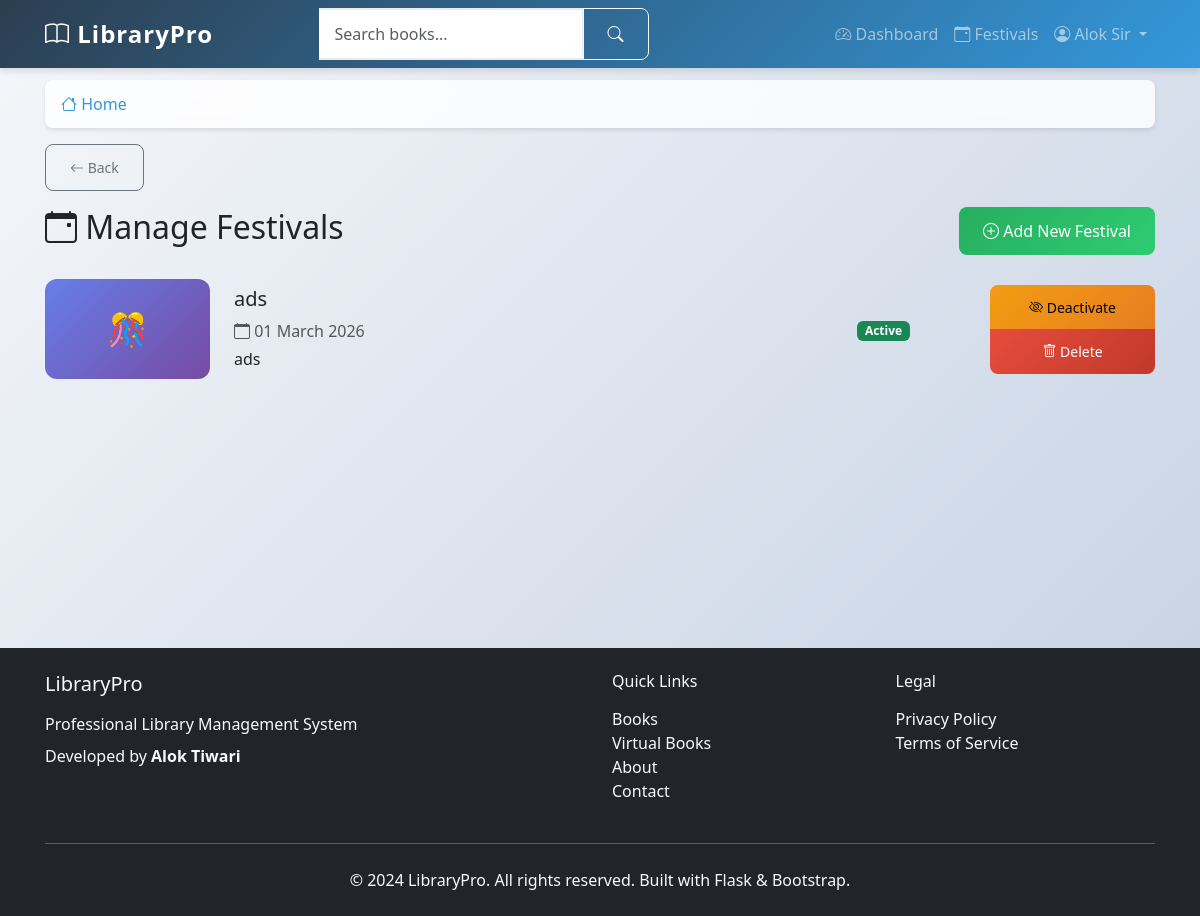
The page /manage-festivals (signed in) on the database as committed earlier.
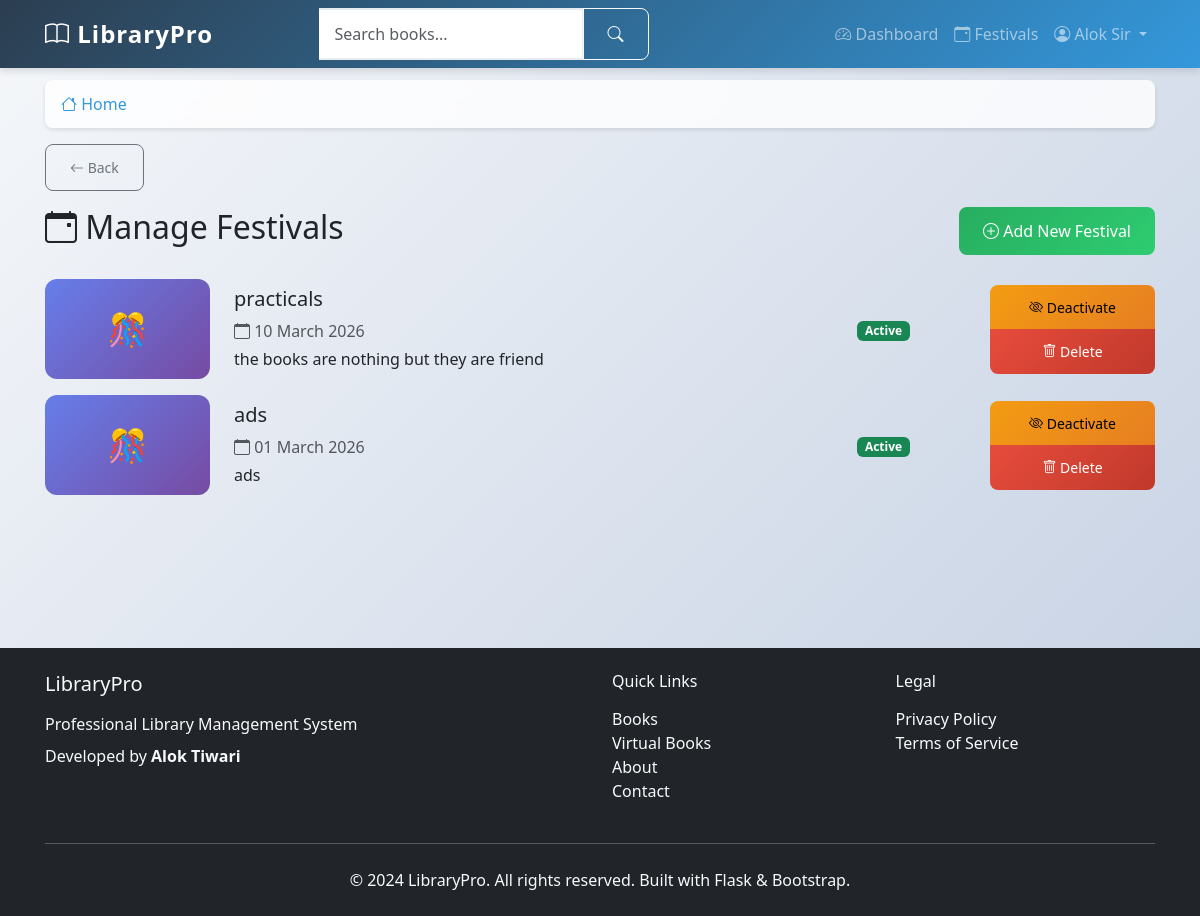
The same page on the database as committed later.
### app/models.py (models this page shows, shortened)
class User(UserMixin, db.Model):
    id = db.Column(db.Integer, primary_key=True)
    prn_number = db.Column(db.String(20), unique=True, nullable=False)
    username = db.Column(db.String(80), unique=True, nullable=False)
    email = db.Column(db.String(120), unique=True, nullable=False)
    name = db.Column(db.String(100), nullable=False)
    mother_name = db.Column(db.String(100), nullable=False)
    dob = db.Column(db.String(10), nullable=False)  # Format: DDMMYYYY
    phone = db.Column(db.String(15), nullable=True)
    address = db.Column(db.Text, nullable=True)
    password_hash = db.Column(db.String(255), nullable=False)
    role = db.Column(db.String(20), nullable=False, default='student')
    year = db.Column(db.String(10), nullable=True)  # 1st, 2nd, 3rd, 4th, 5th
    course = db.Column(db.String(50), nullable=True)  # BSC IT, BSC CS, etc.
    total_books_borrowed = db.Column(db.Integer, default=0)
    total_extension_requests = db.Column(db.Integer, default=0)
    library_hours_this_month = db.Column(db.Float, default=0.0)
    library_hours_this_year = db.Column(db.Float, default=0.0)
    created_at = db.Column(db.DateTime, default=datetime.utcnow)
    updated_at = db.Column(db.DateTime, default=datetime.utcnow, onupdate=datetime.utcnow)
    loans = db.relationship('Loan', backref='borrower', lazy='dynamic')
    library_sessions = db.relationship('LibrarySession', backref='user', lazy='dynamic')

class Festival(db.Model):
    id = db.Column(db.Integer, primary_key=True)
    title = db.Column(db.String(200), nullable=False)
    description = db.Column(db.Text, nullable=True)
    date = db.Column(db.Date, nullable=False)
    image_path = db.Column(db.String(500), nullable=True)
    video_url = db.Column(db.String(500), nullable=True)
    video_path = db.Column(db.String(500), nullable=True)
    created_by = db.Column(db.Integer, db.ForeignKey('user.id'), nullable=False)
    created_at = db.Column(db.DateTime, nullable=False, default=datetime.utcnow)
    is_active = db.Column(db.Boolean, nullable=False, default=True)
    creator = db.relationship('User', foreign_keys=[created_by], backref='festivals')

### app/main/routes.py (the view)
@bp.route('/manage-festivals')
@login_required
def manage_festivals():
    if current_user.role != 'admin':
        flash('Access denied.', 'danger')
        return redirect(url_for('main.dashboard'))
    festivals = Festival.query.order_by(Festival.date.desc()).all()
    return render_template('main/manage_festivals.html', title='Manage Festivals', festivals=festivals)

### app/__init__.py (called while the page is built)
def create_app():
    app = Flask(__name__)
    app.config.from_object(Config)
    db.init_app(app)
    migrate.init_app(app, db)
    login.init_app(app)
    login.login_view = 'auth.student_login'
    login.login_message = 'Please log in to access this page.'
    login.login_message_category = 'info'
    from app.auth import bp as auth_bp
    app.register_blueprint(auth_bp, url_prefix='/auth')
    from app.main import bp as main_bp
    app.register_blueprint(main_bp)
    from app.models import User
    @login.user_loader
    def load_user(user_id):
        return User.query.get(int(user_id))
    return app

### app/templates/main/manage_festivals.html (shortened to what this page needs)
{% extends "base.html" %}
{% block content %}
<link rel="stylesheet" href="{{ url_for('static', filename='css/modern.css') }}">
<div class="d-flex justify-content-between align-items-center mb-4">
    <h2><i class="bi bi-calendar-event"></i> Manage Festivals</h2>
    <a href="{{ url_for('main.add_festival') }}" class="btn btn-success">
        <i class="bi bi-plus-circle"></i> Add New Festival
    </a>
</div>
{% if festivals %}
<div class="row">
    {% for festival in festivals %}
    <div class="col-12 mb-3">
        <div class="festival-admin-card">
            <div class="row align-items-center">
                <div class="col-md-2">
                    {% if festival.image_path %}
                    <img src="{{ festival.image_path }}" alt="{{ festival.title }}" style="width: 100%; border-radius: 12px;">
                    {% else %}
                    <div style="width: 100%; height: 100px; background: linear-gradient(135deg, #667eea, #764ba2); border-radius: 12px; display: flex; align-items: center; justify-content: center; color: white; font-size: 2rem;">
                        🎊
                    </div>
                    {% endif %}
                </div>
                <div class="col-md-6">
                    <h5 class="mb-2">{{ festival.title }}</h5>
                    <p class="text-muted mb-1">
                        <i class="bi bi-calendar"></i> {{ festival.date.strftime('%d %B %Y') }}
                    </p>
                    <p class="mb-0">{{ festival.description[:100] }}{% if festival.description|length > 100 %}...{% endif %}</p>
                </div>
                <div class="col-md-2 text-center">
                    {% if festival.is_active %}
                    <span class="badge bg-success">Active</span>
                    {% else %}
                    <span class="badge bg-secondary">Inactive</span>
                    {% endif %}
                </div>
                <div class="col-md-2">
                    <div class="btn-group-vertical w-100">
                        <a href="{{ url_for('main.toggle_festival', festival_id=festival.id) }}"
                           class="btn btn-sm btn-{% if festival.is_active %}warning{% else %}success{% endif %}">
                            <i class="bi bi-{% if festival.is_active %}eye-slash{% else %}eye{% endif %}"></i>
                            {% if festival.is_active %}Deactivate{% else %}Activate{% endif %}
                        </a>
                        <a href="{{ url_for('main.delete_festival', festival_id=festival.id) }}"
                           class="btn btn-sm btn-danger"
                           onclick="return confirm('Delete this festival?')">
                            <i class="bi bi-trash"></i> Delete
                        </a>
                    </div>
                </div>
            </div>
        </div>
    </div>
    {% endfor %}
</div>
{% endif %}
{% endblock %}

### app/templates/base.html (shortened to what this page needs)
<!DOCTYPE html>
<html lang="en">
<head>
    <link href="https://cdn.jsdelivr.net/npm/bootstrap@5.3.0/dist/css/bootstrap.min.css" rel="stylesheet">
    <link rel="stylesheet" href="https://cdn.jsdelivr.net/npm/bootstrap-icons@1.10.0/font/bootstrap-icons.css">
    <link rel="stylesheet" href="{{ url_for('static', filename='css/style.css') }}">
    <link rel="stylesheet" href="{{ url_for('static', filename='css/modern.css') }}">
</head>
<body>
    <nav class="navbar navbar-expand-lg navbar-dark bg-primary fixed-top">
        <div class="container">
            <a class="navbar-brand fw-bold" href="{{ url_for('main.index') }}">
                <i class="bi bi-book"></i> LibraryPro
            </a>
            <div class="collapse navbar-collapse" id="navbarNav">
                {% if current_user.is_authenticated %}
                <form class="d-flex mx-auto" method="GET" action="{{ url_for('main.search') }}">
                    <div class="input-group">
                        <input class="form-control" type="search" name="q" placeholder="Search books..."
                               value="{{ request.args.get('q', '') }}">
                        <button class="btn btn-outline-light" type="submit">
                            <i class="bi bi-search"></i>
                        </button>
                    </div>
                </form>
                <ul class="navbar-nav ms-auto">
                    <li class="nav-item">
                        <a class="nav-link" href="{{ url_for('main.dashboard') }}">
                            <i class="bi bi-speedometer2"></i> Dashboard
                        </a>
                    </li>
                    <li class="nav-item">
                        <a class="nav-link" href="{{ url_for('main.festivals') }}">
                            <i class="bi bi-calendar-event"></i> Festivals
                        </a>
                    </li>
                    <li class="nav-item dropdown">
                        <a class="nav-link dropdown-toggle" href="#" role="button" data-bs-toggle="dropdown">
                            <i class="bi bi-person-circle"></i> {{ current_user.name }}
                        </a>
                    </li>
                </ul>
                {% endif %}
            </div>
        </div>
    </nav>
    <main class="main-content">
        <div class="container">
            {% if current_user.is_authenticated %}
            <nav aria-label="breadcrumb" class="mb-3">
                <ol class="breadcrumb">
                    <li class="breadcrumb-item">
                        <a href="{{ url_for('main.index') }}"><i class="bi bi-house"></i> Home</a>
                    </li>
                </ol>
            </nav>
            {% endif %}
            {% if current_user.is_authenticated and request.endpoint not in ['main.index', 'main.dashboard', 'main.student_dashboard', 'main.admin_dashboard'] %}
            <div class="mb-3">
                <button onclick="goBack()" class="btn btn-outline-secondary btn-sm">
                    <i class="bi bi-arrow-left"></i> Back
                </button>
            </div>
            {% endif %}
            {% block content %}{% endblock %}
        </div>
    </main>
    <footer class="bg-dark text-light py-4 mt-5">
        <div class="container">
            <div class="row">
                <div class="col-md-6">
                    <h5 class="mb-3">LibraryPro</h5>
                    <p class="mb-2">Professional Library Management System</p>
                    <p class="mb-0">Developed by <strong>Alok Tiwari</strong></p>
                </div>
                <div class="col-md-3">
                    <h6 class="mb-3">Quick Links</h6>
                    <ul class="list-unstyled">
                        <li><a href="{{ url_for('main.books_categories') }}" class="text-light text-decoration-none">Books</a></li>
                    <li><a href="{{ url_for('main.virtual_books') }}" class="text-light text-decoration-none">Virtual Books</a></li>
                        <li><a href="{{ url_for('main.about') }}" class="text-light text-decoration-none">About</a></li>
                        <li><a href="{{ url_for('main.contact') }}" class="text-light text-decoration-none">Contact</a></li>
                    </ul>
                </div>
                <div class="col-md-3">
                    <h6 class="mb-3">Legal</h6>
                    <ul class="list-unstyled">
                        <li><a href="{{ url_for('main.privacy') }}" class="text-light text-decoration-none">Privacy Policy</a></li>
                        <li><a href="{{ url_for('main.terms') }}" class="text-light text-decoration-none">Terms of Service</a></li>
                    </ul>
                </div>
            </div>
            <hr class="my-4">
            <div class="text-center">
                <p class="mb-0">&copy; 2024 LibraryPro. All rights reserved. Built with Flask & Bootstrap.</p>
            </div>
        </div>
    </footer>
</body>
</html>

### app/static/css/style.css (style rules this page uses)
:root { --primary-color: #2c3e50; --secondary-color: #3498db; --accent-color: #e74c3c; --success-color: #27ae60; --warning-color: #f39c12; --light-bg: #f8f9fa; --card-shadow: 0 4px 6px rgba(0, 0, 0, 0.1); --hover-shadow: 0 8px 15px rgba(0, 0, 0, 0.2); --border-radius: 12px; }
body { font-family: 'Segoe UI', Tahoma, Geneva, Verdana, sans-serif; background: linear-gradient(135deg, #f5f7fa 0%, #c3cfe2 100%); min-height: 100vh; padding: 0; margin: 0; }
.main-content { padding-top: 80px; padding-bottom: 2rem; min-height: calc(100vh - 200px); }
.container { padding-left: 15px; padding-right: 15px; }
.navbar-brand { font-size: 1.5rem; letter-spacing: 1px; }
.navbar { box-shadow: var(--card-shadow); background: linear-gradient(135deg, var(--primary-color) 0%, var(--secondary-color) 100%) !important; }
.form-control { border-radius: 8px; border: 2px solid #e9ecef; padding: 0.75rem 1rem; transition: all 0.3s ease; }
.btn { border-radius: 8px; padding: 0.75rem 1.5rem; font-weight: 500; transition: all 0.3s ease; }
.btn-success { background: linear-gradient(135deg, var(--success-color) 0%, #2ecc71 100%); border: none; }
.btn-warning { background: linear-gradient(135deg, var(--warning-color) 0%, #e67e22 100%); border: none; }
.btn-danger { background: linear-gradient(135deg, var(--accent-color) 0%, #c0392b 100%); border: none; }
.breadcrumb { background: rgba(255, 255, 255, 0.8); border-radius: 8px; padding: 0.75rem 1rem; margin-bottom: 1rem; box-shadow: 0 2px 4px rgba(0, 0, 0, 0.1); backdrop-filter: blur(10px); }
.breadcrumb-item a { color: var(--secondary-color); text-decoration: none; transition: color 0.3s ease; }
.btn-outline-secondary { border-color: #6c757d; color: #6c757d; transition: all 0.3s ease; }
.form-control { border-left: none; border-radius: 0 8px 8px 0; }

### app/static/css/modern.css (style rules this page uses)
:root { --primary: #6366f1; --secondary: #8b5cf6; --success: #10b981; --danger: #ef4444; --warning: #f59e0b; --info: #3b82f6; --dark: #1f2937; --light: #f9fafb; }

Rows that differ between the two databases and show on the page:
added Festival: title "practicals", date "10 March 2026", description "the books are nothing but they are friend", is_active "Active"
